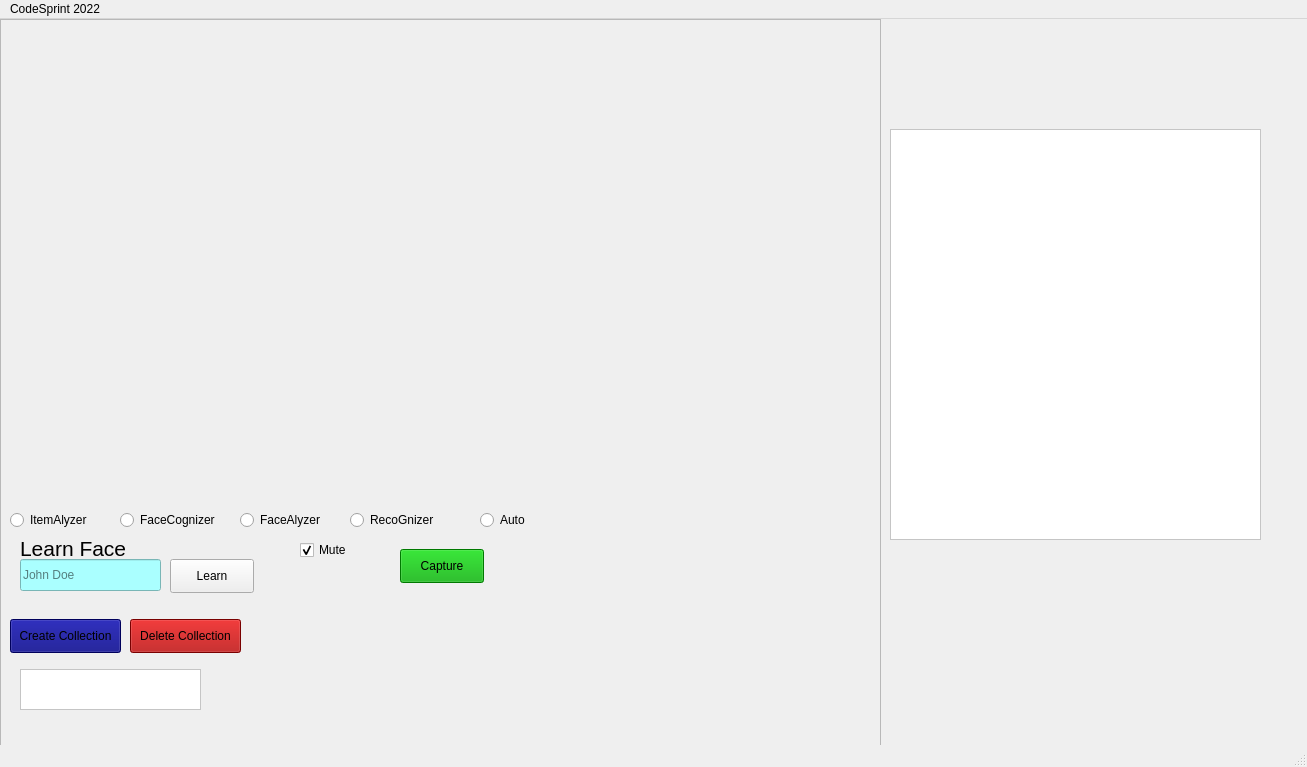
<?xml version="1.0" encoding="UTF-8"?>
<ui version="4.0">
 <class>MainWindow</class>
 <widget class="QMainWindow" name="MainWindow">
  <property name="geometry">
   <rect>
    <x>0</x>
    <y>0</y>
    <width>1307</width>
    <height>767</height>
   </rect>
  </property>
  <property name="windowTitle">
   <string>RecogNice</string>
  </property>
  <widget class="QWidget" name="centralwidget">
   <widget class="QFrame" name="frame">
    <property name="geometry">
     <rect>
      <x>0</x>
      <y>0</y>
      <width>881</width>
      <height>751</height>
     </rect>
    </property>
    <property name="frameShape">
     <enum>QFrame::StyledPanel</enum>
    </property>
    <property name="frameShadow">
     <enum>QFrame::Raised</enum>
    </property>
    <widget class="QLabel" name="label">
     <property name="geometry">
      <rect>
       <x>20</x>
       <y>520</y>
       <width>131</width>
       <height>18</height>
      </rect>
     </property>
     <property name="font">
      <font>
       <pointsize>16</pointsize>
      </font>
     </property>
     <property name="text">
      <string>Learn Face</string>
     </property>
    </widget>
    <widget class="QLineEdit" name="lineEdit">
     <property name="geometry">
      <rect>
       <x>20</x>
       <y>540</y>
       <width>141</width>
       <height>32</height>
      </rect>
     </property>
     <property name="autoFillBackground">
      <bool>false</bool>
     </property>
     <property name="styleSheet">
      <string notr="true">background-color: rgb(170, 255, 255);
color: rgb(0, 0, 0);</string>
     </property>
     <property name="text">
      <string/>
     </property>
     <property name="placeholderText">
      <string>John Doe</string>
     </property>
    </widget>
    <widget class="QPushButton" name="LearnButton">
     <property name="geometry">
      <rect>
       <x>170</x>
       <y>540</y>
       <width>84</width>
       <height>34</height>
      </rect>
     </property>
     <property name="text">
      <string>Learn</string>
     </property>
    </widget>
    <widget class="QPushButton" name="create_collection">
     <property name="geometry">
      <rect>
       <x>10</x>
       <y>600</y>
       <width>111</width>
       <height>34</height>
      </rect>
     </property>
     <property name="mouseTracking">
      <bool>true</bool>
     </property>
     <property name="styleSheet">
      <string notr="true">background-color: rgb(0, 0, 127);</string>
     </property>
     <property name="text">
      <string>Create Collection</string>
     </property>
    </widget>
    <widget class="QPushButton" name="delete_collection">
     <property name="geometry">
      <rect>
       <x>130</x>
       <y>600</y>
       <width>111</width>
       <height>34</height>
      </rect>
     </property>
     <property name="mouseTracking">
      <bool>true</bool>
     </property>
     <property name="styleSheet">
      <string notr="true">background-color: rgb(170, 0, 0);</string>
     </property>
     <property name="text">
      <string>Delete Collection</string>
     </property>
    </widget>
    <widget class="QPushButton" name="CaptureButton">
     <property name="geometry">
      <rect>
       <x>400</x>
       <y>530</y>
       <width>84</width>
       <height>34</height>
      </rect>
     </property>
     <property name="mouseTracking">
      <bool>true</bool>
     </property>
     <property name="styleSheet">
      <string notr="true">background-color: rgb(0, 170, 0);</string>
     </property>
     <property name="text">
      <string>Capture</string>
     </property>
    </widget>
    <widget class="QTextEdit" name="textEdit_2">
     <property name="geometry">
      <rect>
       <x>20</x>
       <y>650</y>
       <width>181</width>
       <height>41</height>
      </rect>
     </property>
     <property name="styleSheet">
      <string notr="true">color: rgb(0, 0, 0);
background-color: rgb(255, 255, 255);</string>
     </property>
     <property name="readOnly">
      <bool>true</bool>
     </property>
    </widget>
    <widget class="QCheckBox" name="checkBox_2">
     <property name="geometry">
      <rect>
       <x>300</x>
       <y>520</y>
       <width>85</width>
       <height>22</height>
      </rect>
     </property>
     <property name="text">
      <string>Mute</string>
     </property>
     <property name="checked">
      <bool>true</bool>
     </property>
    </widget>
   </widget>
   <widget class="QRadioButton" name="radioButton">
    <property name="geometry">
     <rect>
      <x>120</x>
      <y>490</y>
      <width>101</width>
      <height>22</height>
     </rect>
    </property>
    <property name="text">
     <string>FaceCognizer</string>
    </property>
   </widget>
   <widget class="QRadioButton" name="radioButton_2">
    <property name="geometry">
     <rect>
      <x>10</x>
      <y>490</y>
      <width>101</width>
      <height>22</height>
     </rect>
    </property>
    <property name="text">
     <string>ItemAlyzer</string>
    </property>
   </widget>
   <widget class="QRadioButton" name="radioButton_3">
    <property name="geometry">
     <rect>
      <x>240</x>
      <y>490</y>
      <width>101</width>
      <height>22</height>
     </rect>
    </property>
    <property name="text">
     <string>FaceAlyzer</string>
    </property>
   </widget>
   <widget class="QRadioButton" name="radioButton_4">
    <property name="geometry">
     <rect>
      <x>350</x>
      <y>490</y>
      <width>121</width>
      <height>22</height>
     </rect>
    </property>
    <property name="text">
     <string>RecoGnizer</string>
    </property>
   </widget>
   <widget class="QRadioButton" name="radioButton_5">
    <property name="geometry">
     <rect>
      <x>480</x>
      <y>490</y>
      <width>101</width>
      <height>22</height>
     </rect>
    </property>
    <property name="text">
     <string>Auto</string>
    </property>
   </widget>
   <widget class="QTextEdit" name="textEdit">
    <property name="geometry">
     <rect>
      <x>890</x>
      <y>110</y>
      <width>371</width>
      <height>411</height>
     </rect>
    </property>
    <property name="styleSheet">
     <string notr="true">color: rgb(0, 0, 0);
background-color: rgb(255, 255, 255);</string>
    </property>
    <property name="readOnly">
     <bool>true</bool>
    </property>
   </widget>
   <zorder>frame</zorder>
   <zorder>radioButton</zorder>
   <zorder>radioButton_5</zorder>
   <zorder>radioButton_2</zorder>
   <zorder>radioButton_4</zorder>
   <zorder>radioButton_3</zorder>
   <zorder>textEdit</zorder>
  </widget>
  <widget class="QStatusBar" name="statusbar"/>
  <widget class="QMenuBar" name="menubar">
   <property name="geometry">
    <rect>
     <x>0</x>
     <y>0</y>
     <width>1307</width>
     <height>30</height>
    </rect>
   </property>
   <widget class="QMenu" name="menuCodeSprint_2022">
    <property name="title">
     <string>CodeSprint 2022</string>
    </property>
   </widget>
   <addaction name="menuCodeSprint_2022"/>
  </widget>
  <action name="actionItemAlyzer">
   <property name="checkable">
    <bool>true</bool>
   </property>
   <property name="text">
    <string>ItemAlyzer</string>
   </property>
  </action>
  <action name="actionFaceCognizer">
   <property name="checkable">
    <bool>true</bool>
   </property>
   <property name="text">
    <string>FaceCognizer</string>
   </property>
  </action>
  <action name="actionFaceAlyzer">
   <property name="checkable">
    <bool>true</bool>
   </property>
   <property name="text">
    <string>FaceAlyzer</string>
   </property>
  </action>
  <action name="actionRecognise_Text">
   <property name="checkable">
    <bool>true</bool>
   </property>
   <property name="text">
    <string>Recognise_Text</string>
   </property>
  </action>
  <action name="actionAuto_button">
   <property name="checkable">
    <bool>true</bool>
   </property>
   <property name="text">
    <string>Auto_button</string>
   </property>
  </action>
  <action name="actionCapture_button">
   <property name="checkable">
    <bool>true</bool>
   </property>
   <property name="text">
    <string>Capture_button</string>
   </property>
  </action>
  <action name="actionMute_toggle">
   <property name="checkable">
    <bool>true</bool>
   </property>
   <property name="text">
    <string>Mute_toggle</string>
   </property>
  </action>
 </widget>
 <resources/>
 <connections>
  <connection>
   <sender>radioButton</sender>
   <signal>pressed()</signal>
   <receiver>MainWindow</receiver>
   <slot>update()</slot>
   <hints>
    <hint type="sourcelabel">
     <x>170</x>
     <y>530</y>
    </hint>
    <hint type="destinationlabel">
     <x>422</x>
     <y>331</y>
    </hint>
   </hints>
  </connection>
  <connection>
   <sender>radioButton_2</sender>
   <signal>pressed()</signal>
   <receiver>MainWindow</receiver>
   <slot>update()</slot>
   <hints>
    <hint type="sourcelabel">
     <x>60</x>
     <y>530</y>
    </hint>
    <hint type="destinationlabel">
     <x>422</x>
     <y>331</y>
    </hint>
   </hints>
  </connection>
  <connection>
   <sender>radioButton_4</sender>
   <signal>pressed()</signal>
   <receiver>MainWindow</receiver>
   <slot>update()</slot>
   <hints>
    <hint type="sourcelabel">
     <x>410</x>
     <y>530</y>
    </hint>
    <hint type="destinationlabel">
     <x>422</x>
     <y>331</y>
    </hint>
   </hints>
  </connection>
  <connection>
   <sender>radioButton_3</sender>
   <signal>pressed()</signal>
   <receiver>MainWindow</receiver>
   <slot>update()</slot>
   <hints>
    <hint type="sourcelabel">
     <x>290</x>
     <y>530</y>
    </hint>
    <hint type="destinationlabel">
     <x>422</x>
     <y>331</y>
    </hint>
   </hints>
  </connection>
  <connection>
   <sender>radioButton_5</sender>
   <signal>pressed()</signal>
   <receiver>MainWindow</receiver>
   <slot>update()</slot>
   <hints>
    <hint type="sourcelabel">
     <x>530</x>
     <y>530</y>
    </hint>
    <hint type="destinationlabel">
     <x>422</x>
     <y>331</y>
    </hint>
   </hints>
  </connection>
  <connection>
   <sender>CaptureButton</sender>
   <signal>clicked()</signal>
   <receiver>MainWindow</receiver>
   <slot>update()</slot>
   <hints>
    <hint type="sourcelabel">
     <x>441</x>
     <y>576</y>
    </hint>
    <hint type="destinationlabel">
     <x>425</x>
     <y>343</y>
    </hint>
   </hints>
  </connection>
  <connection>
   <sender>LearnButton</sender>
   <signal>clicked()</signal>
   <receiver>MainWindow</receiver>
   <slot>update()</slot>
   <hints>
    <hint type="sourcelabel">
     <x>211</x>
     <y>586</y>
    </hint>
    <hint type="destinationlabel">
     <x>425</x>
     <y>343</y>
    </hint>
   </hints>
  </connection>
  <connection>
   <sender>radioButton</sender>
   <signal>toggled(bool)</signal>
   <receiver>frame</receiver>
   <slot>setEnabled(bool)</slot>
   <hints>
    <hint type="sourcelabel">
     <x>142</x>
     <y>530</y>
    </hint>
    <hint type="destinationlabel">
     <x>142</x>
     <y>478</y>
    </hint>
   </hints>
  </connection>
  <connection>
   <sender>radioButton_2</sender>
   <signal>toggled(bool)</signal>
   <receiver>frame</receiver>
   <slot>setEnabled(bool)</slot>
   <hints>
    <hint type="sourcelabel">
     <x>94</x>
     <y>534</y>
    </hint>
    <hint type="destinationlabel">
     <x>111</x>
     <y>497</y>
    </hint>
   </hints>
  </connection>
  <connection>
   <sender>radioButton_3</sender>
   <signal>toggled(bool)</signal>
   <receiver>frame</receiver>
   <slot>setEnabled(bool)</slot>
   <hints>
    <hint type="sourcelabel">
     <x>278</x>
     <y>532</y>
    </hint>
    <hint type="destinationlabel">
     <x>270</x>
     <y>485</y>
    </hint>
   </hints>
  </connection>
  <connection>
   <sender>radioButton_4</sender>
   <signal>toggled(bool)</signal>
   <receiver>frame</receiver>
   <slot>setEnabled(bool)</slot>
   <hints>
    <hint type="sourcelabel">
     <x>374</x>
     <y>529</y>
    </hint>
    <hint type="destinationlabel">
     <x>369</x>
     <y>488</y>
    </hint>
   </hints>
  </connection>
  <connection>
   <sender>checkBox_2</sender>
   <signal>toggled(bool)</signal>
   <receiver>checkBox_2</receiver>
   <slot>update()</slot>
   <hints>
    <hint type="sourcelabel">
     <x>342</x>
     <y>563</y>
    </hint>
    <hint type="destinationlabel">
     <x>342</x>
     <y>571</y>
    </hint>
   </hints>
  </connection>
  <connection>
   <sender>delete_collection</sender>
   <signal>clicked()</signal>
   <receiver>delete_collection</receiver>
   <slot>update()</slot>
   <hints>
    <hint type="sourcelabel">
     <x>230</x>
     <y>654</y>
    </hint>
    <hint type="destinationlabel">
     <x>231</x>
     <y>651</y>
    </hint>
   </hints>
  </connection>
  <connection>
   <sender>LearnButton</sender>
   <signal>clicked()</signal>
   <receiver>lineEdit</receiver>
   <slot>update()</slot>
   <hints>
    <hint type="sourcelabel">
     <x>240</x>
     <y>591</y>
    </hint>
    <hint type="destinationlabel">
     <x>139</x>
     <y>590</y>
    </hint>
   </hints>
  </connection>
  <connection>
   <sender>create_collection</sender>
   <signal>clicked()</signal>
   <receiver>create_collection</receiver>
   <slot>update()</slot>
   <hints>
    <hint type="sourcelabel">
     <x>62</x>
     <y>652</y>
    </hint>
    <hint type="destinationlabel">
     <x>62</x>
     <y>646</y>
    </hint>
   </hints>
  </connection>
 </connections>
</ui>
